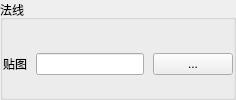
                    <widget class="QGroupBox" name="normalpanel">
                     <property name="sizePolicy">
                      <sizepolicy hsizetype="Preferred" vsizetype="Preferred">
                       <horstretch>0</horstretch>
                       <verstretch>0</verstretch>
                      </sizepolicy>
                     </property>
                     <property name="title">
                      <string>法线</string>
                     </property>
                     <property name="flat">
                      <bool>true</bool>
                     </property>
                     <layout class="QVBoxLayout" name="verticalLayout_14">
                      <property name="spacing">
                       <number>9</number>
                      </property>
                      <property name="leftMargin">
                       <number>0</number>
                      </property>
                      <property name="rightMargin">
                       <number>0</number>
                      </property>
                      <property name="bottomMargin">
                       <number>0</number>
                      </property>
                      <item>
                       <layout class="QHBoxLayout" name="horizontalLayout_39">
                        <item>
                         <widget class="QLabel" name="label_35">
                          <property name="text">
                           <string>贴图</string>
                          </property>
                          <property name="buddy">
                           <cstring>spectexpath</cstring>
                          </property>
                         </widget>
                        </item>
                        <item>
                         <widget class="QLineEdit" name="normaltexpath"/>
                        </item>
                        <item>
                         <widget class="QPushButton" name="normaltexbutton">
                          <property name="text">
                           <string>...</string>
                          </property>
                         </widget>
                        </item>
                       </layout>
                      </item>
                     </layout>
                    </widget>
